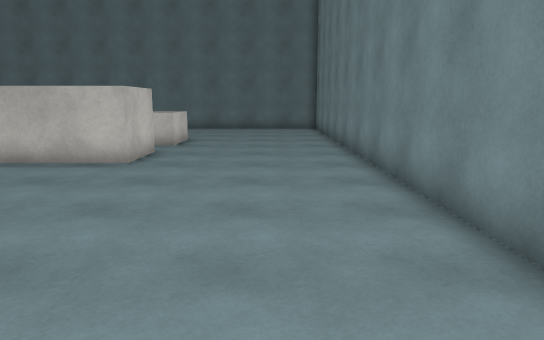
[1] (above)

22 first-person views from a walk through a Unity game level. The camera is 1.5 m above the floor, tilts 10° down and sees 70° across. The floor is counted in squares, 1 m on a side. Each view is taken from the middle of a square. On the plan, view 1 faces up. The plan holds only what a view shows up to about 17 squares ahead; the rest is blank. The place goes on beyond the plan. Some animated figures are not drawn. Surface patterns are stand-ins for the level's own textures.

[2]
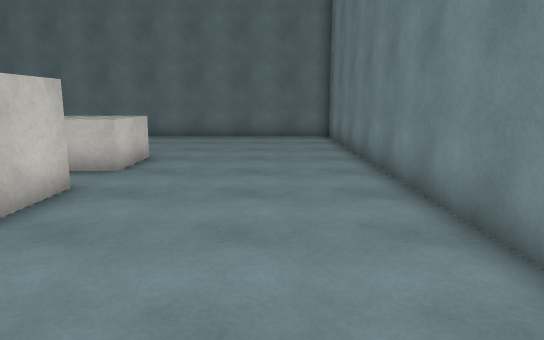

[3]
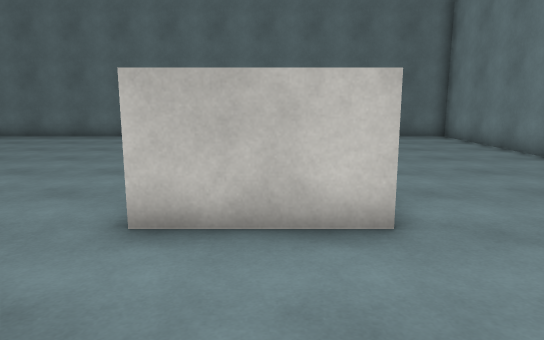

[4]
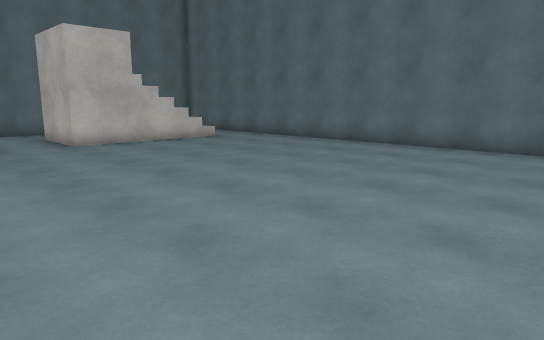

[5]
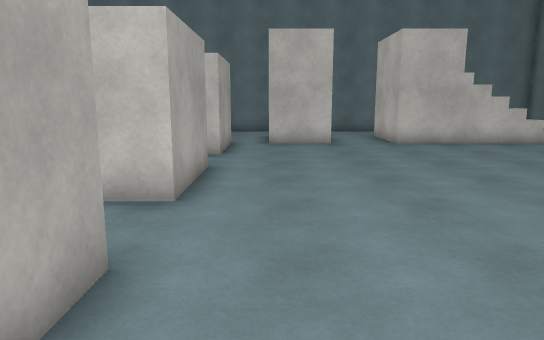

[6]
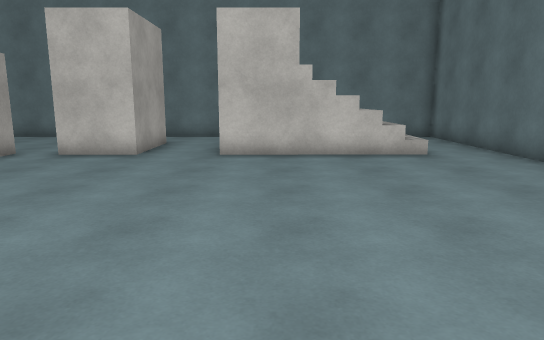

[7]
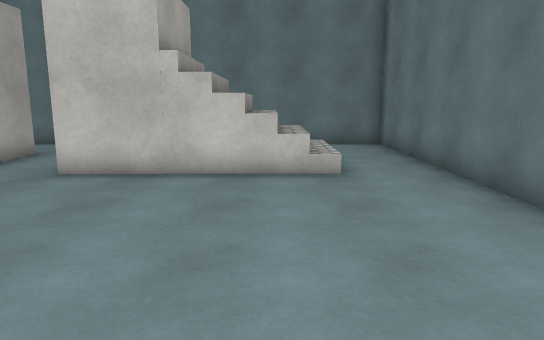

[8]
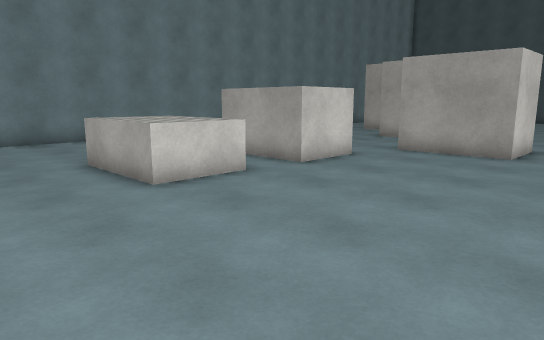

[9]
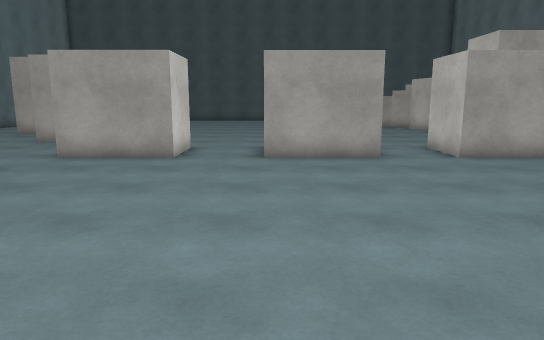

[10]
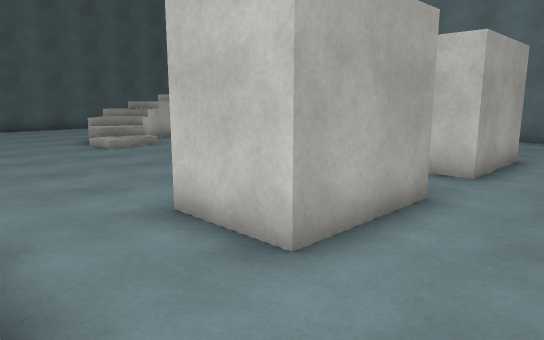

[11]
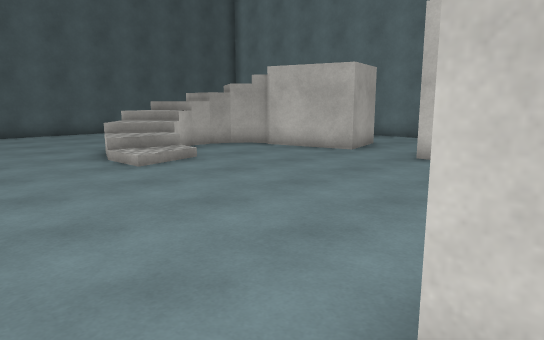

[12]
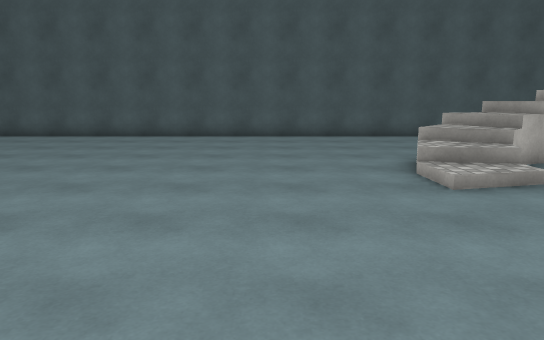

[13]
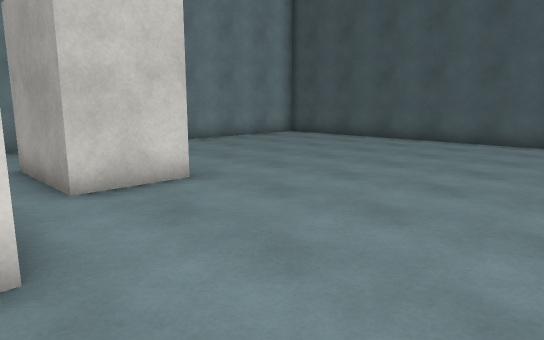

[14]
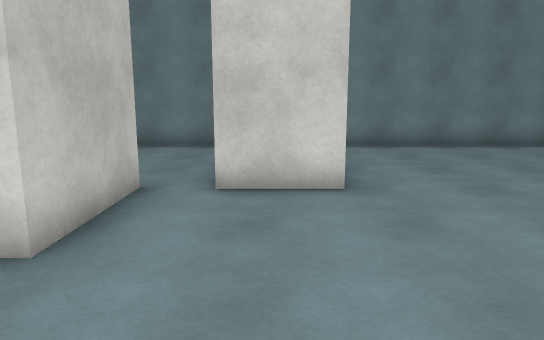

[15]
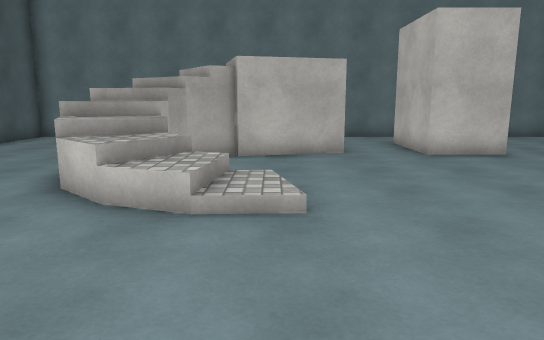

[16]
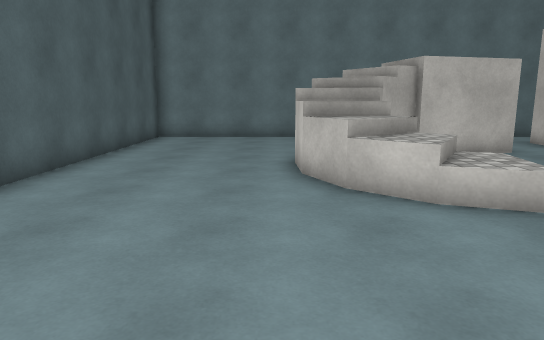

[17]
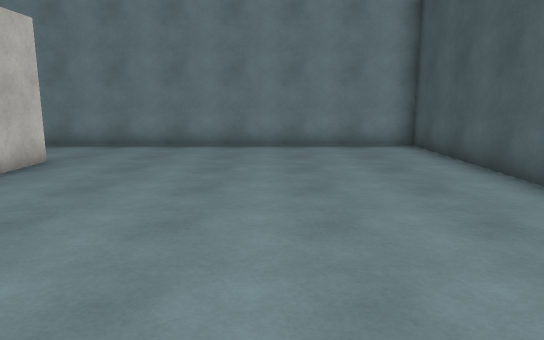

[18]
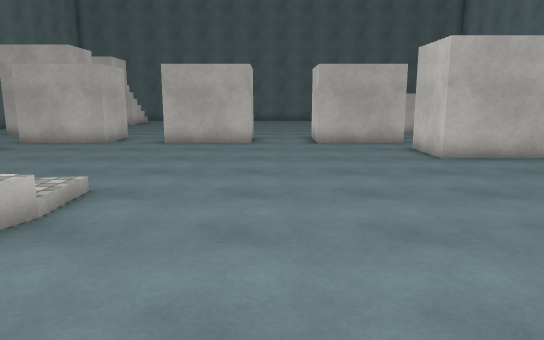

[19]
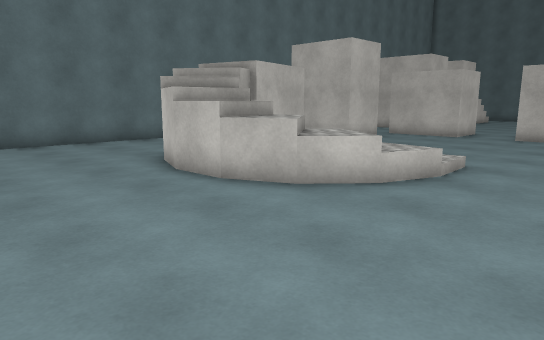

[20]
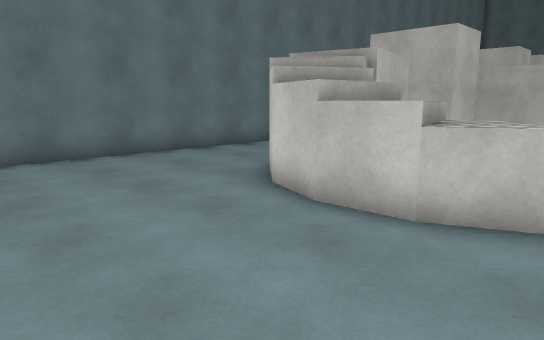

[21]
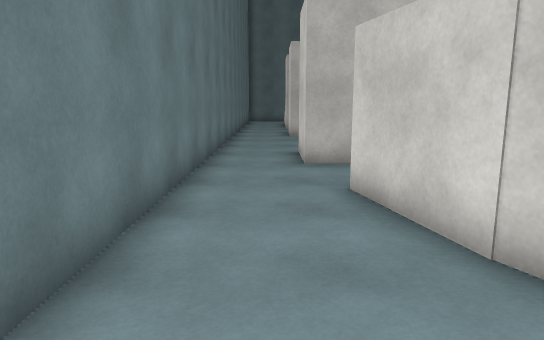

[22]
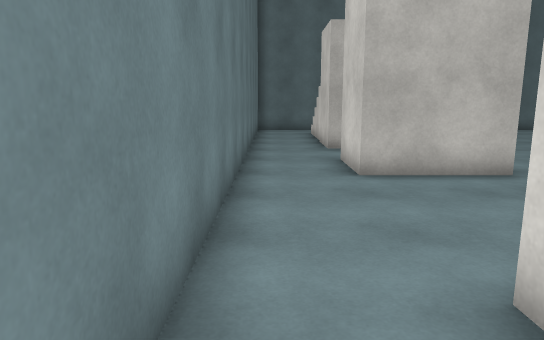

### Floor plan
Key: @ floor where view 1 was taken; # wall or solid block; x gap in a wall; . main floor; : floor 1.75 m higher than the main floor; + floor 2.25 m higher than the main floor; / step, stairs or slope; = window, fence, low wall or low ledge; ^ raised ledge; v drop or lower ground; O other object.
Columns run from 27 left of view 1 to 3 right of it. Each row starts with its distance up from view 1.
 22 ###############################
 21 #..................   ........#
 20 #..................   ........#
 19 #  ////............    .......#
 18 #..=///.......................#
 17 #..v///.......................#
 16 #..#^^#.......................#
 15 #..#  #..............^^^......#
 14 #..####..............^^^......#
 13 #.............................#
 12 #.............................#
 11 #..####.............^^^^......#
 10 #..####.............^^^^......#
  9 #..####.......................#
  8 #.............................#
  7 #.....####.####..####.........#
  6 #.....####.####..####.........#
  5 #.....####.####..###..........#
  4 #..#  #.............. ........#
  3 #..#  #.............####......#
  2 #..####.............# ##......#
  1 #...................###.......#
  0 #......................####@..#
 -1 #..###.................#### ..#
 -2 #.. # .................####...#
 -3 #...# O...///.................#
 -4 #...#=O...=//.................#
 -5 #...##x/.=///.................#
 -6 #....#+/////..................#
 -7 #.....#://v...................#
 -8 #.............................#
 -9 #.............................#
-10 #.............................#
-11 #.............................#
-12 #.............................#
-13 ###############################

Positions as (right, up) in squares from view 1, and headings:
1: (0, 0), facing up
2: (0, 5), facing up
3: (-5, 5), facing up
4: (-7, 9), facing up-left
5: (-7, 9), facing left
6: (-10, 15), facing left
7: (-13, 18), facing left
8: (-13, 19), facing down-right
9: (-13, 18), facing down
10: (-10, 10), facing down-left
11: (-11, 6), facing down-left
12: (-12, 4), facing down
13: (-11, 2), facing down-right
14: (-11, -1), facing right
15: (-10, -3), facing left
16: (-10, -8), facing left
17: (-11, -8), facing right
18: (-12, -9), facing up
19: (-12, -12), facing up-left
20: (-16, -12), facing up-left
21: (-25, -8), facing up
22: (-26, 1), facing up
